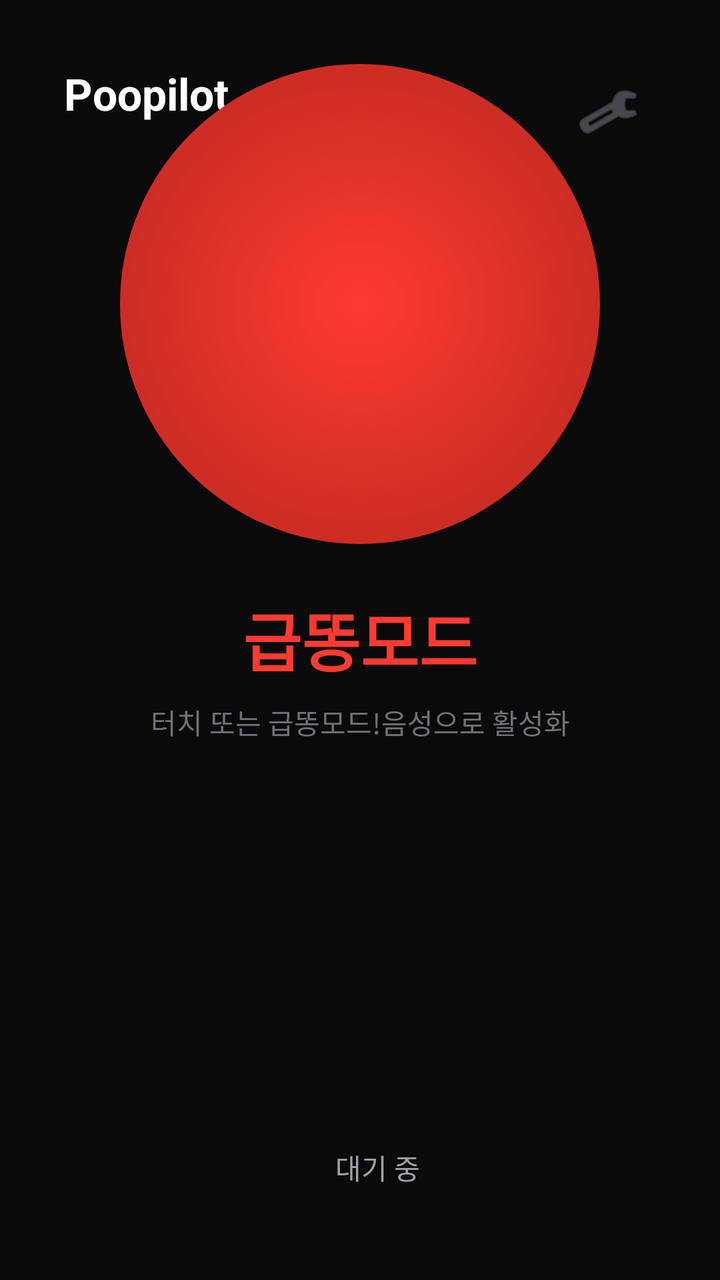
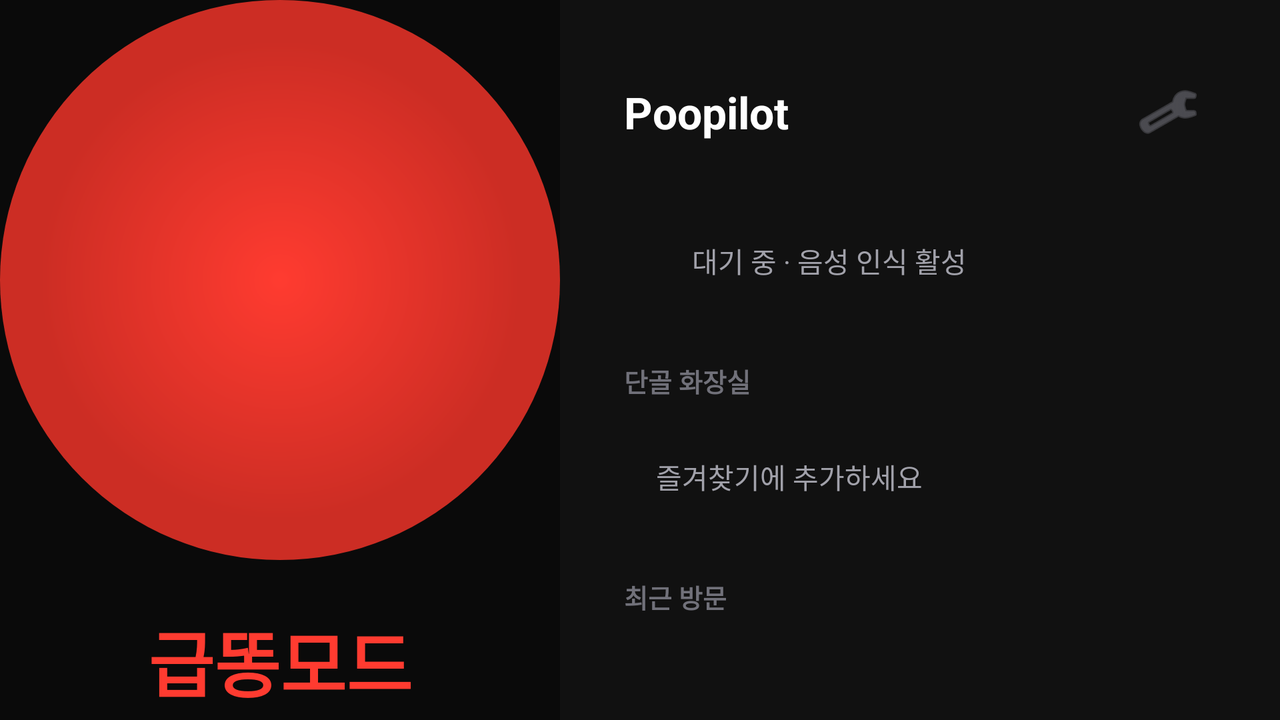

The same Android screen from two of the app's own layout files: first res/layout/ as a phone draws it, then the repository's variant for another configuration, drawn on a device whose configuration selects that folder. Both files follow.
<!-- AndroidManifest.xml: application theme Theme.Poopilot -->
<!-- res/layout/fragment_main.xml -->
<?xml version="1.0" encoding="utf-8"?>
<androidx.constraintlayout.widget.ConstraintLayout
    xmlns:android="http://schemas.android.com/apk/res/android"
    xmlns:app="http://schemas.android.com/apk/res-auto"
    android:layout_width="match_parent"
    android:layout_height="match_parent"
    android:background="@color/bg_primary"
    android:padding="@dimen/screen_padding">

    <TextView
        android:id="@+id/tvLogo"
        android:layout_width="wrap_content"
        android:layout_height="wrap_content"
        android:text="Poopilot"
        android:textColor="@color/text_primary"
        android:textSize="@dimen/text_title"
        android:textStyle="bold"
        app:layout_constraintStart_toStartOf="parent"
        app:layout_constraintTop_toTopOf="parent" />

    <ImageButton
        android:id="@+id/btnSettings"
        android:layout_width="@dimen/touch_target_min"
        android:layout_height="@dimen/touch_target_min"
        android:background="?attr/selectableItemBackgroundBorderless"
        android:src="@android:drawable/ic_menu_preferences"
        android:contentDescription="Settings"
        app:layout_constraintEnd_toEndOf="parent"
        app:layout_constraintTop_toTopOf="parent"
        app:tint="@color/text_muted" />

    <View
        android:id="@+id/btnEmergency"
        android:layout_width="@dimen/emergency_button_size"
        android:layout_height="@dimen/emergency_button_size"
        android:background="@drawable/emergency_button_bg"
        android:clickable="true"
        android:focusable="true"
        app:layout_constraintBottom_toTopOf="@id/tvButtonLabel"
        app:layout_constraintEnd_toEndOf="parent"
        app:layout_constraintStart_toStartOf="parent"
        app:layout_constraintTop_toTopOf="parent"
        app:layout_constraintVertical_chainStyle="packed"
        app:layout_constraintVertical_bias="0.45" />

    <TextView
        android:id="@+id/tvButtonLabel"
        android:layout_width="wrap_content"
        android:layout_height="wrap_content"
        android:layout_marginTop="24dp"
        android:text="급똥모드"
        android:textColor="@color/emergency_red"
        android:textSize="@dimen/text_headline"
        android:textStyle="bold"
        app:layout_constraintEnd_toEndOf="parent"
        app:layout_constraintStart_toStartOf="parent"
        app:layout_constraintTop_toBottomOf="@id/btnEmergency" />

    <TextView
        android:id="@+id/tvButtonSub"
        android:layout_width="wrap_content"
        android:layout_height="wrap_content"
        android:layout_marginTop="8dp"
        android:text="터치 또는 &quot;급똥모드!&quot; 음성으로 활성화"
        android:textColor="@color/text_muted"
        android:textSize="@dimen/text_body_small"
        app:layout_constraintEnd_toEndOf="parent"
        app:layout_constraintStart_toStartOf="parent"
        app:layout_constraintTop_toBottomOf="@id/tvButtonLabel" />

    <LinearLayout
        android:id="@+id/statusBar"
        android:layout_width="0dp"
        android:layout_height="wrap_content"
        android:layout_marginStart="16dp"
        android:layout_marginEnd="16dp"
        android:background="@drawable/status_bar_bg"
        android:gravity="center"
        android:orientation="horizontal"
        android:padding="14dp"
        app:layout_constraintBottom_toBottomOf="parent"
        app:layout_constraintEnd_toEndOf="parent"
        app:layout_constraintStart_toStartOf="parent">

        <View
            android:id="@+id/statusDot"
            android:layout_width="10dp"
            android:layout_height="10dp"
            android:layout_marginEnd="8dp"
            android:background="@drawable/status_dot_green" />

        <TextView
            android:id="@+id/tvStatus"
            android:layout_width="wrap_content"
            android:layout_height="wrap_content"
            android:text="대기 중"
            android:textColor="@color/text_secondary"
            android:textSize="@dimen/text_body_small" />
    </LinearLayout>

</androidx.constraintlayout.widget.ConstraintLayout>
<!-- resources referenced by this layout -->
<resources>
  <color name="bg_primary">#FF0A0A0A</color>
  <color name="emergency_red">#FFFF3B30</color>
  <color name="text_muted">#FF71717A</color>
  <color name="text_primary">#FFFFFFFF</color>
  <color name="text_secondary">#FFA1A1AA</color>
  <dimen name="emergency_button_size">240dp</dimen>
  <dimen name="screen_padding">32dp</dimen>
  <dimen name="text_body_small">14sp</dimen>
  <dimen name="text_headline">32sp</dimen>
  <dimen name="text_title">22sp</dimen>
  <dimen name="touch_target_min">48dp</dimen>
  <!-- drawable emergency_button_bg (drawable) -->
  <?xml version="1.0" encoding="utf-8"?>
  <shape xmlns:android="http://schemas.android.com/apk/res/android"
      android:shape="oval">
      <gradient
          android:type="radial"
          android:gradientRadius="120dp"
          android:startColor="@color/emergency_red"
          android:endColor="@color/emergency_red_dark" />
  </shape>
  <style name="Theme.Poopilot" parent="Theme.MaterialComponents.DayNight.NoActionBar">
          <item name="colorPrimary">@color/accent_purple</item>
          <item name="colorPrimaryVariant">@color/accent_purple</item>
          <item name="colorOnPrimary">@color/text_primary</item>
          <item name="colorSecondary">@color/success_green</item>
          <item name="colorOnSecondary">@color/text_inverse</item>
          <item name="android:colorBackground">@color/bg_primary</item>
          <item name="colorSurface">@color/bg_card</item>
          <item name="colorOnSurface">@color/text_primary</item>
          <item name="android:statusBarColor">@color/bg_primary</item>
          <item name="android:navigationBarColor">@color/bg_primary</item>
          <item name="android:windowBackground">@color/bg_primary</item>
      </style>
  <color name="emergency_red_dark">#FFCC2D24</color>
  <color name="accent_purple">#FFA855F7</color>
  <color name="success_green">#FF4ADE80</color>
  <color name="text_inverse">#FF0A0A0A</color>
  <color name="bg_card">#FF1A1A1A</color>
</resources>
<!-- res/layout-land/fragment_main.xml (the repository's variant of the layout above) -->
<!-- drawn on the phone turned sideways -->
<?xml version="1.0" encoding="utf-8"?>
<LinearLayout xmlns:android="http://schemas.android.com/apk/res/android"
    android:layout_width="match_parent"
    android:layout_height="match_parent"
    android:background="@color/bg_primary"
    android:orientation="horizontal">

    
    <FrameLayout
        android:layout_width="0dp"
        android:layout_height="match_parent"
        android:layout_weight="1">

        <LinearLayout
            android:layout_width="wrap_content"
            android:layout_height="wrap_content"
            android:layout_gravity="center"
            android:gravity="center_horizontal"
            android:orientation="vertical">

            <View
                android:id="@+id/btnEmergency"
                android:layout_width="280dp"
                android:layout_height="280dp"
                android:background="@drawable/emergency_button_bg"
                android:clickable="true"
                android:focusable="true" />

            <TextView
                android:id="@+id/tvButtonLabel"
                android:layout_width="wrap_content"
                android:layout_height="wrap_content"
                android:layout_marginTop="24dp"
                android:text="급똥모드"
                android:textColor="@color/emergency_red"
                android:textSize="36sp"
                android:textStyle="bold" />

            <TextView
                android:id="@+id/tvButtonSub"
                android:layout_width="wrap_content"
                android:layout_height="wrap_content"
                android:layout_marginTop="8dp"
                android:text="터치 또는 &quot;급똥모드!&quot; 음성으로 활성화"
                android:textColor="@color/text_muted"
                android:textSize="15sp" />
        </LinearLayout>
    </FrameLayout>

    
    <LinearLayout
        android:layout_width="@dimen/side_panel_width"
        android:layout_height="match_parent"
        android:background="@color/bg_secondary"
        android:orientation="vertical"
        android:padding="@dimen/screen_padding">

        
        <LinearLayout
            android:layout_width="match_parent"
            android:layout_height="wrap_content"
            android:gravity="center_vertical"
            android:orientation="horizontal">

            <TextView
                android:id="@+id/tvLogo"
                android:layout_width="0dp"
                android:layout_height="wrap_content"
                android:layout_weight="1"
                android:text="Poopilot"
                android:textColor="@color/text_primary"
                android:textSize="@dimen/text_title"
                android:textStyle="bold" />

            <ImageButton
                android:id="@+id/btnSettings"
                android:layout_width="@dimen/touch_target_min"
                android:layout_height="@dimen/touch_target_min"
                android:background="?attr/selectableItemBackgroundBorderless"
                android:contentDescription="Settings"
                android:src="@android:drawable/ic_menu_preferences"
                android:tint="@color/text_muted" />
        </LinearLayout>

        
        <LinearLayout
            android:id="@+id/statusBar"
            android:layout_width="match_parent"
            android:layout_height="wrap_content"
            android:layout_marginTop="@dimen/spacing_xl"
            android:background="@drawable/status_bar_bg"
            android:gravity="center_vertical"
            android:orientation="horizontal"
            android:padding="@dimen/card_padding">

            <View
                android:id="@+id/statusDot"
                android:layout_width="10dp"
                android:layout_height="10dp"
                android:layout_marginEnd="@dimen/spacing_sm"
                android:background="@drawable/status_dot_green" />

            <TextView
                android:id="@+id/tvStatus"
                android:layout_width="wrap_content"
                android:layout_height="wrap_content"
                android:text="대기 중 · 음성 인식 활성"
                android:textColor="@color/text_secondary"
                android:textSize="@dimen/text_body_small" />
        </LinearLayout>

        
        <TextView
            android:layout_width="wrap_content"
            android:layout_height="wrap_content"
            android:layout_marginTop="@dimen/spacing_xl"
            android:text="단골 화장실"
            android:textColor="@color/text_muted"
            android:textSize="@dimen/text_caption"
            android:textStyle="bold" />

        <TextView
            android:id="@+id/tvFavEmpty"
            android:layout_width="match_parent"
            android:layout_height="wrap_content"
            android:layout_marginTop="@dimen/spacing_md"
            android:background="@drawable/card_bg"
            android:padding="@dimen/card_padding"
            android:text="즐겨찾기에 추가하세요"
            android:textColor="@color/text_secondary"
            android:textSize="@dimen/text_body_small" />

        <androidx.recyclerview.widget.RecyclerView
            android:id="@+id/rvFavorites"
            android:layout_width="match_parent"
            android:layout_height="wrap_content"
            android:layout_marginTop="@dimen/spacing_md"
            android:visibility="gone" />

        
        <TextView
            android:layout_width="wrap_content"
            android:layout_height="wrap_content"
            android:layout_marginTop="@dimen/spacing_xl"
            android:text="최근 방문"
            android:textColor="@color/text_muted"
            android:textSize="@dimen/text_caption"
            android:textStyle="bold" />

        <TextView
            android:id="@+id/tvRecentEmpty"
            android:layout_width="match_parent"
            android:layout_height="wrap_content"
            android:layout_marginTop="@dimen/spacing_md"
            android:background="@drawable/card_bg"
            android:padding="@dimen/card_padding"
            android:text="아직 방문 이력이 없습니다"
            android:textColor="@color/text_secondary"
            android:textSize="@dimen/text_body_small" />

        <androidx.recyclerview.widget.RecyclerView
            android:id="@+id/rvRecent"
            android:layout_width="match_parent"
            android:layout_height="wrap_content"
            android:layout_marginTop="@dimen/spacing_md"
            android:visibility="gone" />
    </LinearLayout>
</LinearLayout>
<!-- resources referenced by the variant -->
<!-- as the phone turned sideways resolves them -->
<resources>
  <color name="bg_primary">#FF0A0A0A</color>
  <color name="bg_secondary">#FF111111</color>
  <color name="emergency_red">#FFFF3B30</color>
  <color name="text_muted">#FF71717A</color>
  <color name="text_primary">#FFFFFFFF</color>
  <color name="text_secondary">#FFA1A1AA</color>
  <dimen name="card_padding">16dp</dimen>
  <dimen name="screen_padding">32dp</dimen>
  <dimen name="side_panel_width">360dp</dimen>
  <dimen name="spacing_md">12dp</dimen>
  <dimen name="spacing_sm">8dp</dimen>
  <dimen name="spacing_xl">24dp</dimen>
  <dimen name="text_body_small">14sp</dimen>
  <dimen name="text_caption">13sp</dimen>
  <dimen name="text_title">22sp</dimen>
  <dimen name="touch_target_min">48dp</dimen>
  <!-- drawable emergency_button_bg (drawable) -->
  <?xml version="1.0" encoding="utf-8"?>
  <shape xmlns:android="http://schemas.android.com/apk/res/android"
      android:shape="oval">
      <gradient
          android:type="radial"
          android:gradientRadius="120dp"
          android:startColor="@color/emergency_red"
          android:endColor="@color/emergency_red_dark" />
  </shape>
  <style name="Theme.Poopilot" parent="Theme.MaterialComponents.DayNight.NoActionBar">
          <item name="colorPrimary">@color/accent_purple</item>
          <item name="colorPrimaryVariant">@color/accent_purple</item>
          <item name="colorOnPrimary">@color/text_primary</item>
          <item name="colorSecondary">@color/success_green</item>
          <item name="colorOnSecondary">@color/text_inverse</item>
          <item name="android:colorBackground">@color/bg_primary</item>
          <item name="colorSurface">@color/bg_card</item>
          <item name="colorOnSurface">@color/text_primary</item>
          <item name="android:statusBarColor">@color/bg_primary</item>
          <item name="android:navigationBarColor">@color/bg_primary</item>
          <item name="android:windowBackground">@color/bg_primary</item>
      </style>
  <color name="emergency_red_dark">#FFCC2D24</color>
  <color name="accent_purple">#FFA855F7</color>
  <color name="success_green">#FF4ADE80</color>
  <color name="text_inverse">#FF0A0A0A</color>
  <color name="bg_card">#FF1A1A1A</color>
</resources>
